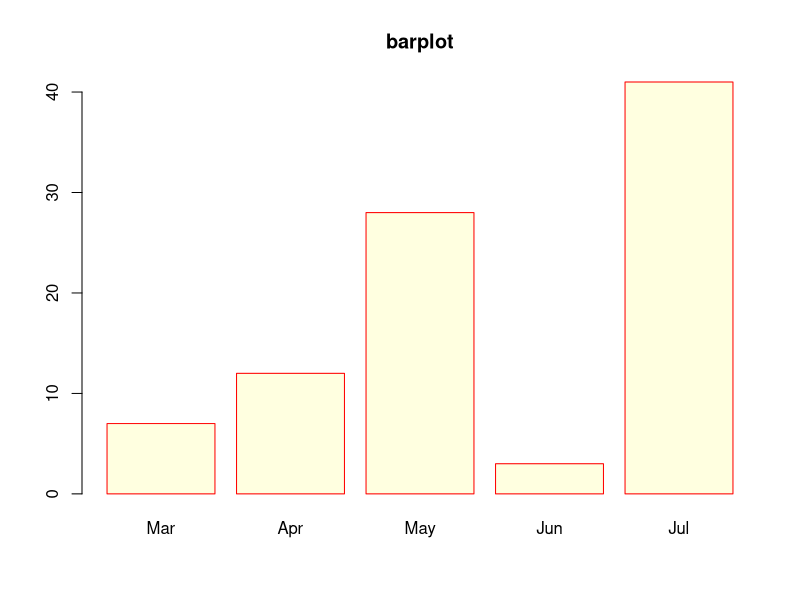
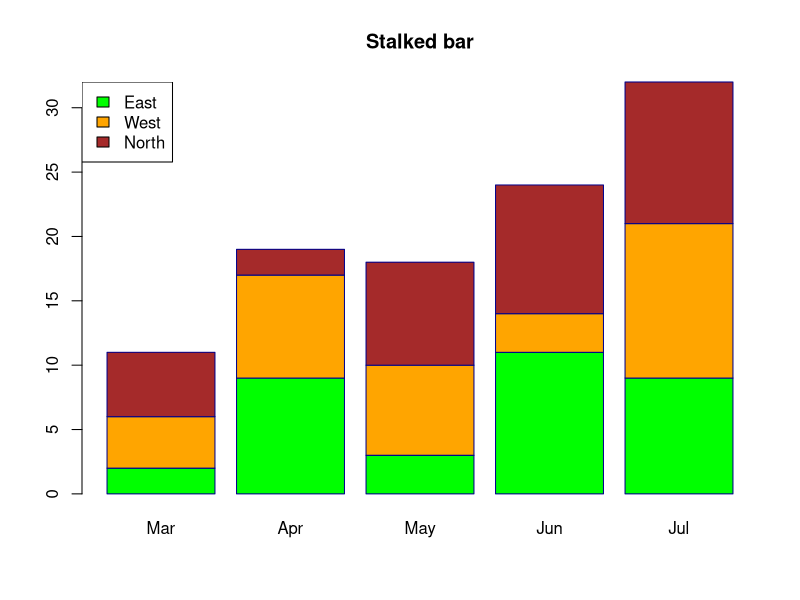
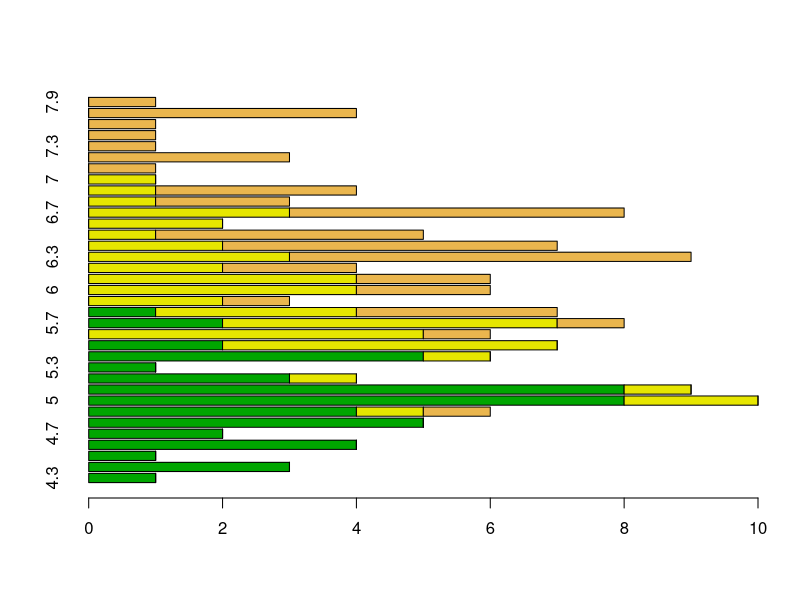

These charts were generated, in order, by the following R code: (Note: this script raises an error after producing the figures.)
#bar chart------------------------
H <- c(7,12,28,3,41)
M <- c("Mar","Apr","May","Jun","Jul")
barplot(H,names.arg = M,col = "lightyellow",border = "red",main = "barplot")

#stakedbar chart------------------------

colors = c("green","orange","brown")
months <- c("Mar","Apr","May","Jun","Jul")
regions <- c("East","West","North")
Values <- matrix(c(2,9,3,11,9,4,8,7,3,12,5,2,8,10,11), nrow = 3, ncol = 5, byrow = TRUE)
barplot(Values,names.arg = months,border = "darkblue",main = "Stalked bar",col = colors)
legend("topleft",cex = 1,regions,fill = colors)

#horizontal-------------------------
data("iris")
barplot(table(iris$Species,iris$Sepal.Length),col = terrain.colors(5),horiz = T,las=0)
legend("topright",cex = 1)        

#texture---------------------

data <- data.frame(
  name=letters[1:5],
  value=sample(seq(4,15),5)
)

barplot(height = data$value,names = data$name, angle = seq(30,100,15),density = c(14,21,80,45,60),col = "darkgreen")


#space & width-------------------

data <- data.frame(
  name=letters[1:5],
  value=sample(seq(4,15),5)
)

barplot(height = data$value,names=data$name,width = seq(5,15,3),space = seq(0.9,5,2))

#example 

colnames = c("maths","physics","social")
rownames = c("anu","akshaya","anil","lak","geetha")
maths = c(51,88,65,45,75)
physics = c(87,98,84,22,65)
social = c(56,78,98,78,60)
df = data.frame(names,maths,physics,social)
df

mat = matrix(c(51,88,65,45,75,87,98,84,22,65,56,78,98,78,60),byrow = F,nrow=5,dimnames= list(rownames,colnames))
mat
mat1 = matrix(c(51,88,65,45,75,87,98,84,22,65,56,78,98,78,60),byrow = F,nrow=3)
mat1
colors = c("red","green","blue","yellow","black")

barplot(height = m)
barplot(mat1,names.arg  = rownames,beside = F,col = terrain.colors(3))

legend("top",legend =c("maths","physics","social"),fill =terrain.colors(3)  )

barplot(mat1,names.arg  = rownames,beside = F,col = terrain.colors(3),horiz = T)
barplot(mat1,names.arg  = rownames,beside = T,col = terrain.colors(3))

legend("topright",legend =c("maths","physics","social"),fill =terrain.colors(3),pt.cex=0.51,cex= 0.60)


       